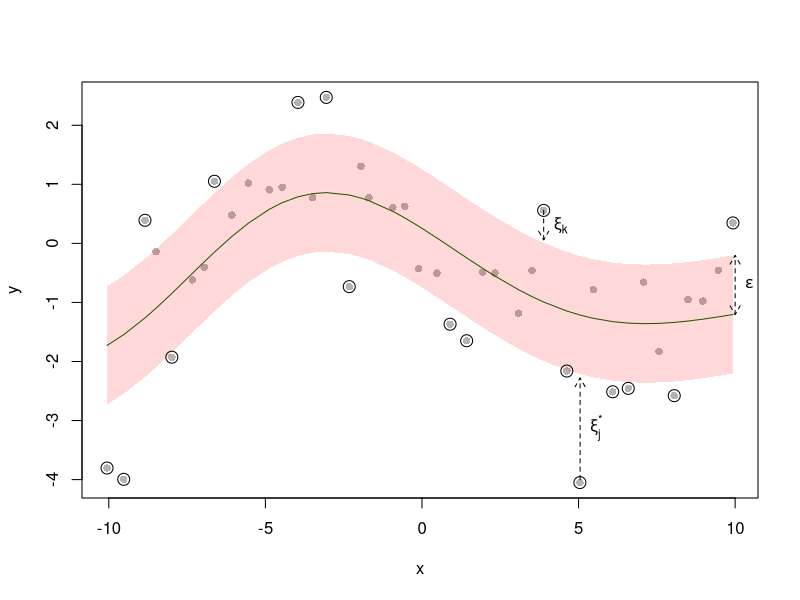

Here is the R script that generated this plot:
## ---- chunk 1
knitr::opts_chunk$set(echo = FALSE)
## ---- chunk 2
set.seed(123)


x <- seq(-10, 10, 0.5) + rnorm(length(seq(-10, 10, 0.5)), mean = 0, sd = 0.1)
y <- 1/170 * (x^3 - 3* x^2 - 70*x + 5 + rnorm(length(x), mean = 0, sd = 170))

library(e1071)

epsilon <- 1
cost <- 1

model <- svm(y ~ x, data = data.frame(x = x, y = y), epsilon = epsilon, cost = cost)
predictedY <- predict(model, data.frame(x = x))

plot(x, y, pch = 16, col = "grey70")
lines(x, predictedY, col = "darkgreen")


# Add ε-tube
polygon(
 c(x, rev(x)),
 c(predictedY + epsilon, rev(predictedY - epsilon)),
 border = NA,
 col = rgb(1, 0, 0, 0.15)
)

# mark the 17 points that are the furthest from the predictedY 
idx_furthest <- order(abs(predictedY - y), decreasing = TRUE)[1:17]
points(x[idx_furthest], y[idx_furthest], 
       col = "#000000", 
       bg = "#ffffff00",
       pch = 21,
       cex = 1.6,
       lwd = 1)


# Add an arrow (dashed, double sided, between ypred at x = 10 and ypred at x = 10   + 1 )
arrows(10, predictedY[length(predictedY)], 10, predictedY[length(predictedY)] + epsilon, length = 0.1, lty = 2, col = "black", code = 3)
# add a text "ε" at the end of the arrow
text(10, predictedY[length(predictedY)] + 1/2, expression(epsilon), pos = 4)

# Add an arrow between 5,-5 and 5,-2.5 with text xsi_i star (flipped direction)
arrows(5.05, -4, 5.05, -2.28, length = 0.1, lty = 2, col = "black")
text(5.05, -3.2, expression(xi[j]^"*"), pos = 4)


# Add an arrow between the 13th last point and the 13th last point - 1 with text xsi_j
arrows(x[length(x) - 12], y[length(y) - 12], x[length(x) - 12], y[length(y) - 12]- 0.5, length = 0.1, lty = 2, col = "black")
text(x[length(x) - 12], y[length(y) - 12] - 0.3, expression(xi[k]), pos = 4)

## ---- chunk 3
# set.seed(123)


# x <- seq(-10, 10, 0.5) + rnorm(length(seq(-10, 10, 0.5)), mean = 0, sd = 0.1)
# y <- 1/170 * (x^3 - 3* x^2 - 70*x + 5 + rnorm(length(x), mean = 0, sd = 170))

# library(e1071)

# epsilon <- 1
# cost <- 0.1

# model <- svm(y ~ x, data = data.frame(x = x, y = y), epsilon = epsilon, cost = cost)
# predictedY <- predict(model, data.frame(x = x))

# plot(x, y)
# lines(x, predictedY, col = "red")


# # Add ε-tube
# #polygon(
# #  c(x, rev(x)),
# #  c(predictedY + epsilon, rev(predictedY - epsilon)),
# #  border = NA,
# #  col = rgb(1, 0, 0, 0.15)
# #)




# epsilon <- 1
# cost <- 1

# model <- svm(y ~ x, data = data.frame(x = x, y = y), epsilon = epsilon, cost = cost)
# predictedY <- predict(model, data.frame(x = x))

# # plot(x, y)
# lines(x, predictedY, col = "darkgreen")


# # Add ε-tube
# #polygon(
# #  c(x, rev(x)),
# #  c(predictedY + epsilon, rev(predictedY - epsilon)),
# #  border = NA,
# #  col = rgb(1, 0, 0, 0.15)
# #)




# epsilon <- 1
# cost <- 10000

# model <- svm(y ~ x, data = data.frame(x = x, y = y), epsilon = epsilon, cost = cost)
# predictedY <- predict(model, data.frame(x = x))

# # plot(x, y)
# lines(x, predictedY, col = "blue")


# # Add ε-tube
# #polygon(
# #  c(x, rev(x)),
# #  c(predictedY + epsilon, rev(predictedY - epsilon)),
# #  border = NA,
# #  col = rgb(1, 0, 0, 0.15)
# #)

# legend("topright", legend = c(" K = 0.1", " K = 1", " K = 10000"), col = c("red", "darkgreen", "blue"), lty = 1)
# title("Support Vector Regression for different costs")

